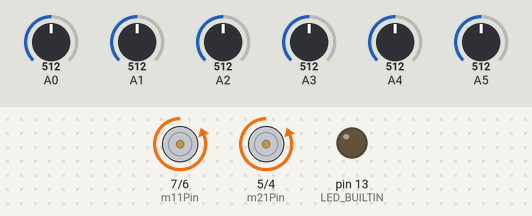
The sketch below on a simulated Arduino Uno, built with avr-gcc and run on an emulated ATmega328P. Parts: motor-driver pin pairs drawn as motors (green arrow = first pin HIGH = forward, orange = second pin HIGH = backward, longer = more drive, scaled by the enable pin), output pins drawn as LEDs (lit = HIGH). The inputs (shaded band) are chosen by the test bench; at power-on: A0 = 512, A1 = 512, A5 = 512, A4 = 512, A2 = 512, A3 = 512.

Above: at 8.8 s.
8.9 s: A0 set to 526
At 9.9 s:
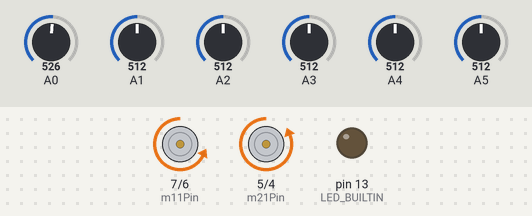
11.9 s: A1 set to 594
At 12.8 s:
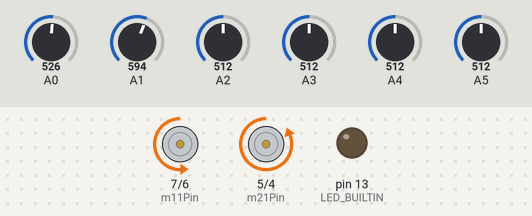
14.9 s: A1 set to 612
At 15.31 s:
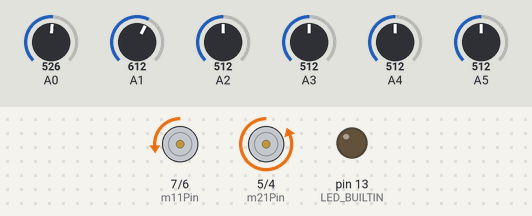
17.9 s: A5 set to 523
20.9 s: A4 set to 306
23.7 s: A0 set to 245
At 24.8 s:
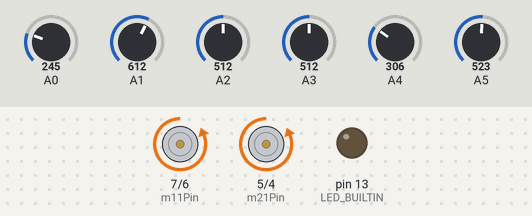
Timing chart, 0 to 53.0 s (numbered marks = the images above; inputs shaded):
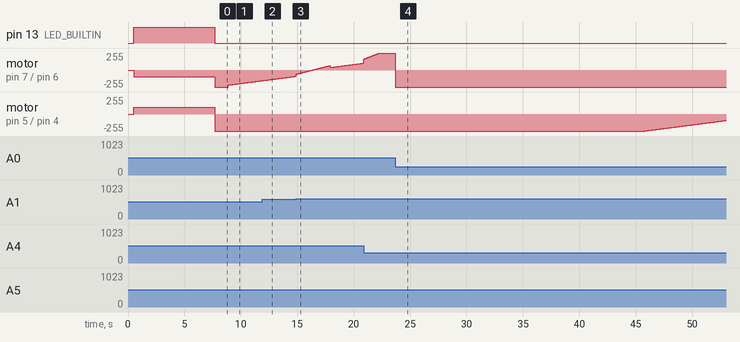

The sketch:

lineFollower.ino
```cpp
#include <QTRSensors.h>

const int m11Pin = 7;
const int m12Pin = 6;
const int m21Pin = 5;
const int m22Pin = 4;
const int m1Enable = 11;
const int m2Enable = 10;

const int minSpeed = -255;
const int maxSpeed = 255;
const int baseSpeed = 255;
const int calibrationSpeed = 100;

const int sensorCount = 6;

const int blackLineDetectionThresholdValue = 600;
const int otherThanBlackLineDetectionValue = 500;

const int minSensorValue = 0;
const int maxSensorValue = 5000;
const int minErrorValue = -45;
const int maxErrorValue = 45;

const int calibrationSteps = 250;

int sensorValues[sensorCount];
int sensors[sensorCount] = {0, 0, 0, 0, 0, 0};

int m1Speed = 0;
int m2Speed = 0;
int motorSpeed;

int p = 0;
int i = 0;
int d = 0;

int error = 0;
int lastError = 0;

float kp = 30;
float ki = 0.08;
float kd = 150;

QTRSensors qtr;


void setup() {
  pinMode(m11Pin, OUTPUT);
  pinMode(m12Pin, OUTPUT);
  pinMode(m21Pin, OUTPUT);
  pinMode(m22Pin, OUTPUT);
  pinMode(m1Enable, OUTPUT);
  pinMode(m2Enable, OUTPUT);

  qtr.setTypeAnalog();
  qtr.setSensorPins((const uint8_t[]){A0, A1, A2, A3, A4, A5}, sensorCount);

  delay(500);
  pinMode(LED_BUILTIN, OUTPUT);
  digitalWrite(LED_BUILTIN, HIGH);

  setMotorSpeed(calibrationSpeed, -calibrationSpeed);
  for (uint16_t i = 0; i < calibrationSteps; ++i) {
    qtr.calibrate();

    qtr.read(sensorValues);

    if (sensorValues[0] > blackLineDetectionThresholdValue && sensorValues[1] < otherThanBlackLineDetectionValue) {
      setMotorSpeed(-calibrationSpeed, calibrationSpeed);
    }
    if (sensorValues[sensorCount - 1] > blackLineDetectionThresholdValue && sensorValues[sensorCount - 2] < otherThanBlackLineDetectionValue) {
      setMotorSpeed(calibrationSpeed, -calibrationSpeed);
    }
  }

  digitalWrite(LED_BUILTIN, LOW);
}


void loop() {
  pidControl(kp, ki, kd);
  motorPidControl();
  setMotorSpeed(m1Speed, m2Speed);
}


void pidControl(float kp, float ki, float kd) {
  error = map(qtr.readLineBlack(sensorValues), minSensorValue, maxSensorValue, minErrorValue, maxErrorValue);

  p = error;
  i = i + error;
  d = error - lastError;
  lastError = error;

  motorSpeed = kp * p + ki * i + kd * d;
}


void motorPidControl() {
  m1Speed = baseSpeed;
  m2Speed = baseSpeed;

  if (error < 0) {
    m1Speed += motorSpeed;
  }
  else if (error > 0) {
    m2Speed -= motorSpeed;
  }

  m1Speed = constrain(m1Speed, minSpeed, maxSpeed);
  m2Speed = constrain(m2Speed, minSpeed, maxSpeed);
}


void setMotorSpeed(int motor1Speed, int motor2Speed) {
   motor1Speed = -motor1Speed;
   motor2Speed = -motor2Speed;
  if (motor1Speed == 0) {
    digitalWrite(m11Pin, LOW);
    digitalWrite(m12Pin, LOW);
    analogWrite(m1Enable, motor1Speed);
  }
  else {
    if (motor1Speed > 0) {
      digitalWrite(m11Pin, HIGH);
      digitalWrite(m12Pin, LOW);
      analogWrite(m1Enable, motor1Speed);
    }
    if (motor1Speed < 0) {
      digitalWrite(m11Pin, LOW);
      digitalWrite(m12Pin, HIGH);
      analogWrite(m1Enable, -motor1Speed);
    }
  }
  if (motor2Speed == 0) {
    digitalWrite(m21Pin, LOW);
    digitalWrite(m22Pin, LOW);
    analogWrite(m2Enable, motor2Speed);
  }
  else {
    if (motor2Speed > 0) {
      digitalWrite(m21Pin, HIGH);
      digitalWrite(m22Pin, LOW);
      analogWrite(m2Enable, motor2Speed);
    }
    if (motor2Speed < 0) {
      digitalWrite(m21Pin, LOW);
      digitalWrite(m22Pin, HIGH);
      analogWrite(m2Enable, -motor2Speed);
    }
  }
}
```

Measured:
- the behaviour switches between 512 and 513 on A0 (found by bisection; images 0 and 1)
- the behaviour switches between 604 and 605 on A1 (found by bisection; images 2 and 3)
- after the input at 8.9 s, motor on pin 7 (m11Pin) / pin 6 (m12Pin): moves from backward 255/255 to backward 160/255 over 3.0 s, starting at once
- after the input at 23.7 s, motor on pin 7 (m11Pin) / pin 6 (m12Pin): forward 255/255 → backward 255/255 at once; motor on pin 5 (m21Pin) / pin 4 (m22Pin): moves from backward 255/255 to backward 97/255 over 7.2 s, starting after 22.1 s
